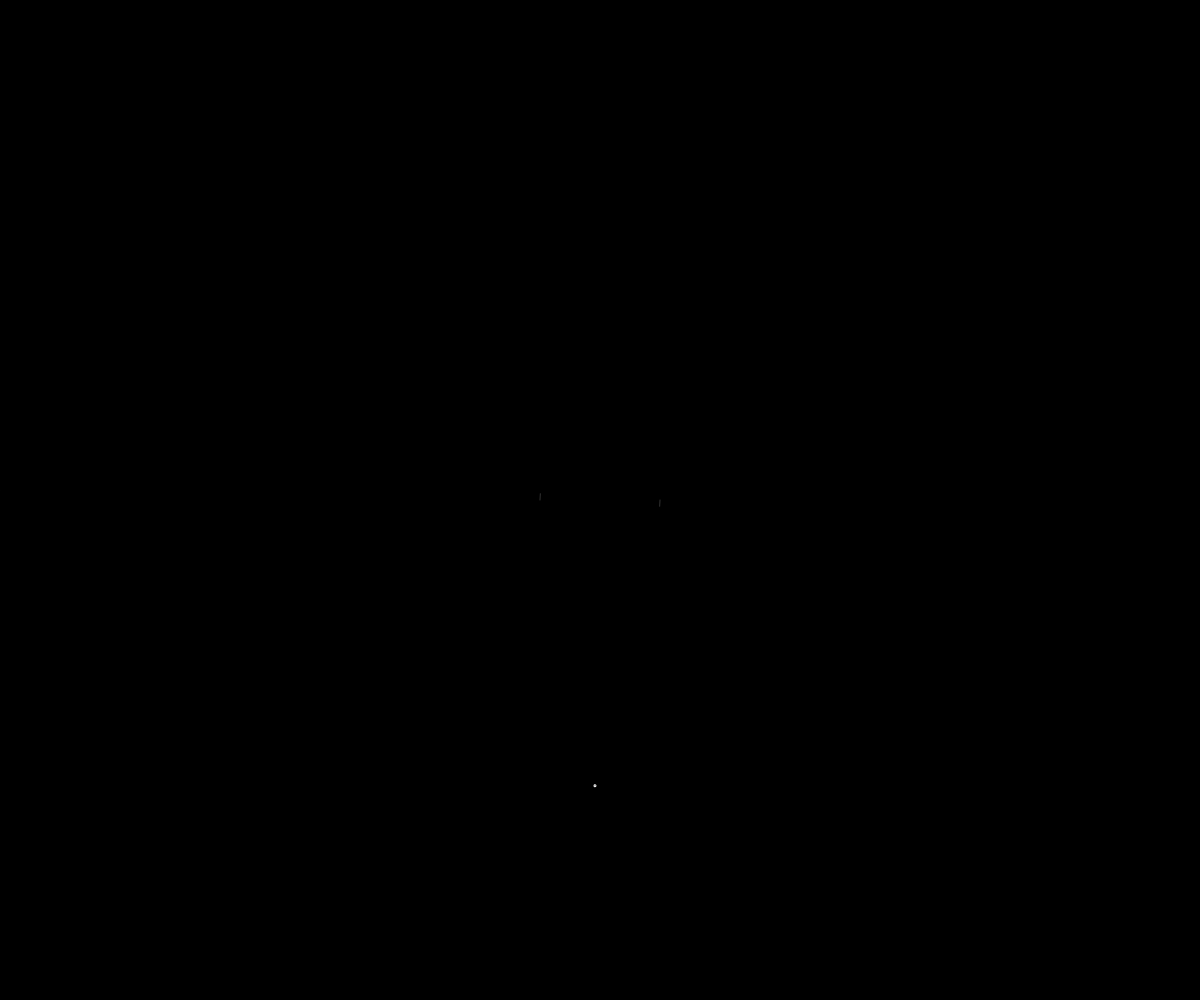
Frame 1 (no input)
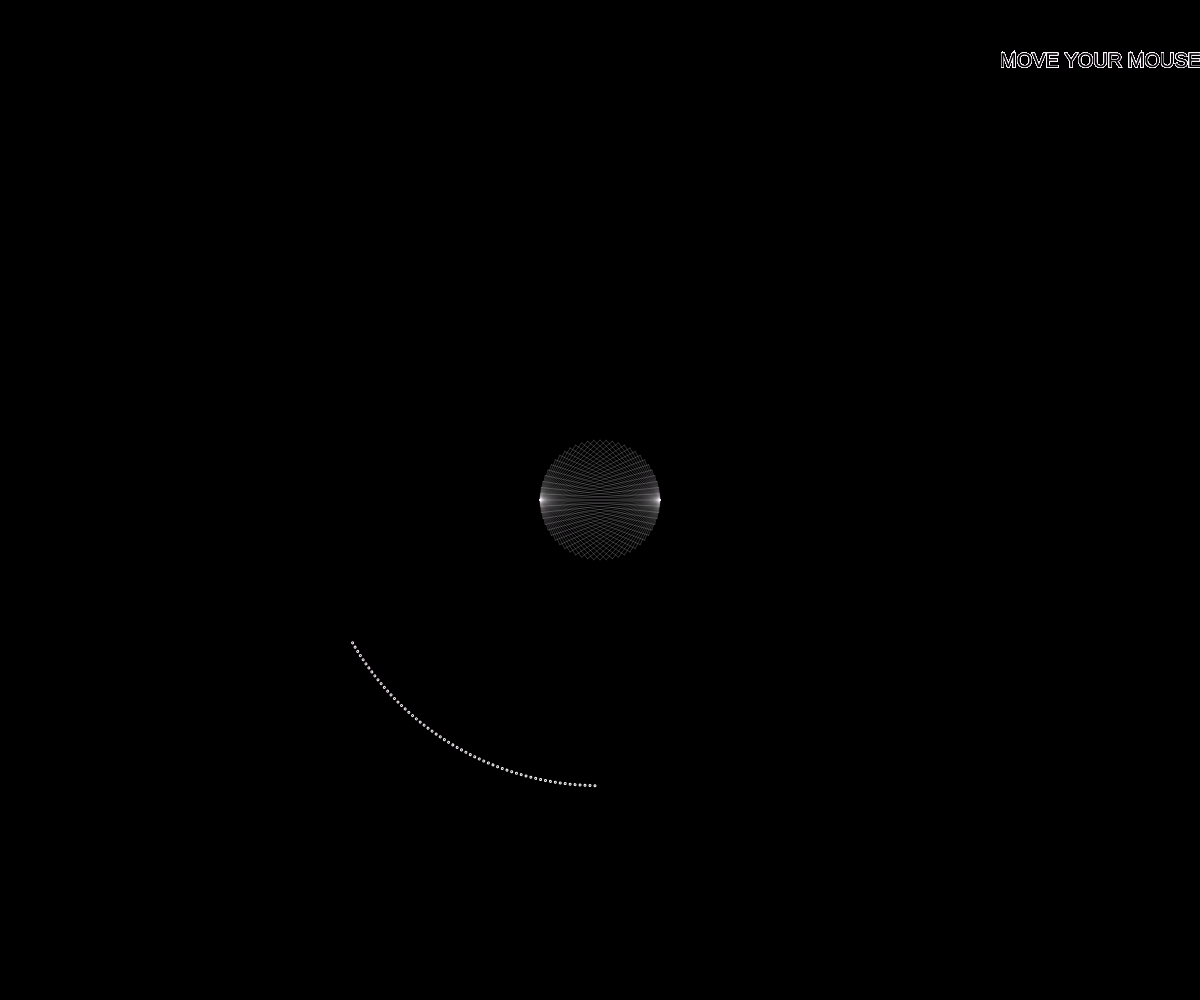
Frame 60 (no input)
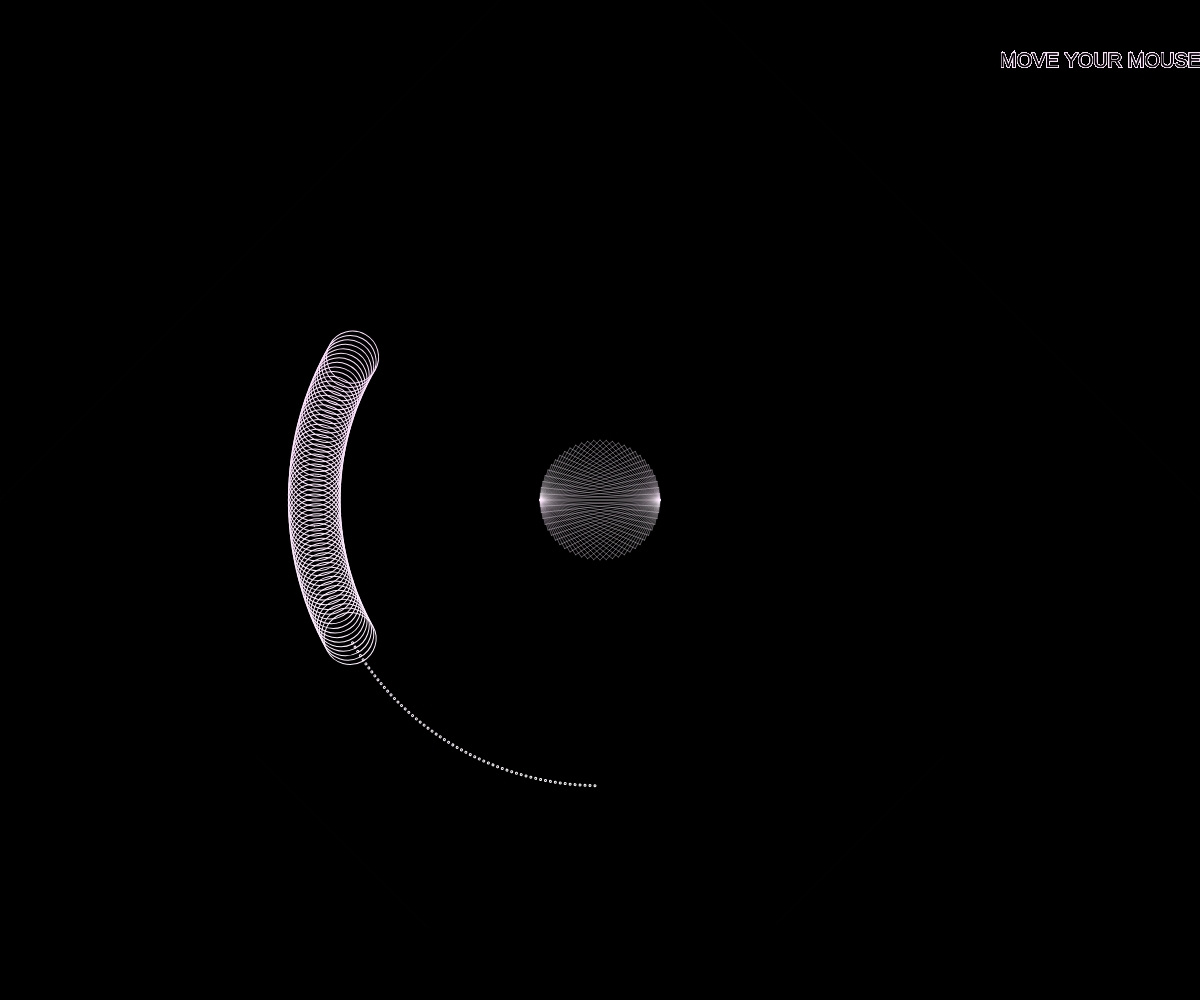
Frame 120 (the mouse pressed at the canvas centre since frame 60)

The p5.js sketch that drew these frames (run headless with seeded random() and noise() and a simulated clock; from frame 60 on, the mouse is pressed at the canvas centre):

// p5.js sketch
// ── sketch.js
function preload(){
  // put preload code here
}

function setup() {
  // put setup code here
  createCanvas(windowWidth, windowHeight);
    background("black");
    angleMode(DEGREES);
    frameRate(30);
}

function draw() {
  // put drawing code here

//TESTO
  push()
     textSize(20);
     text("MOVE YOUR MOUSE", width/1.2, height/15);
  pop()

//1° ANIMAZIONE
if (frameCount <= 360) {

    stroke (lerpColor(color('white'), color('magenta'),frameCount/1080 ));

  push()
    noFill();
    translate(width/2, height/2);
    rotate(frameCount);
    let x = 0;
    let y = mouseY/10;
    circle(x, height/3.5,2+y)
  pop()

}

//2° ANIMAZIONE
if (frameCount >= 360 & frameCount <=720) {

    stroke (lerpColor(color('white'), color('magenta'),frameCount/1080 ));

  push()
    noFill();
    translate(width/2, height/2);
    rotate(frameCount);
    let x = 0;
    let y = mouseY/10;
    circle(x, height/2.5,4+y);
  pop()

}

//3° ANIMAZIONE
if (frameCount >= 720 & frameCount <=1080) {

    stroke (lerpColor(color('white'), color('magenta'),frameCount/1080 ));

  push()
    noFill();
    translate(width/2, height/2);
    rotate(frameCount);
    let x = 0;
    let y = mouseY/10;
    circle(x, height/2,4+y);
  pop()

}

//CERCHIO CENTRALE
  push()
    strokeWeight(0.2)
    translate(width/2, height/2);
    line(width/20,0, (cos (frameCount*6)*width/20), (sin (frameCount*6)*width/20 ));
    line(width/-20,0, (cos (frameCount*6)*width/-20), (sin (frameCount*6)*width/-20 ));
  pop()

//SFONDO

  push()
    strokeWeight(0.01)
    translate(width/2, height/2);
    line(width/2,0, (cos (frameCount*6)*width/2), (sin (frameCount*6)*width/2 ));
    line(width/-2,0, (cos (frameCount*6)*width/-2), (sin (frameCount*6)*width/-2 ));
  pop()

   }
